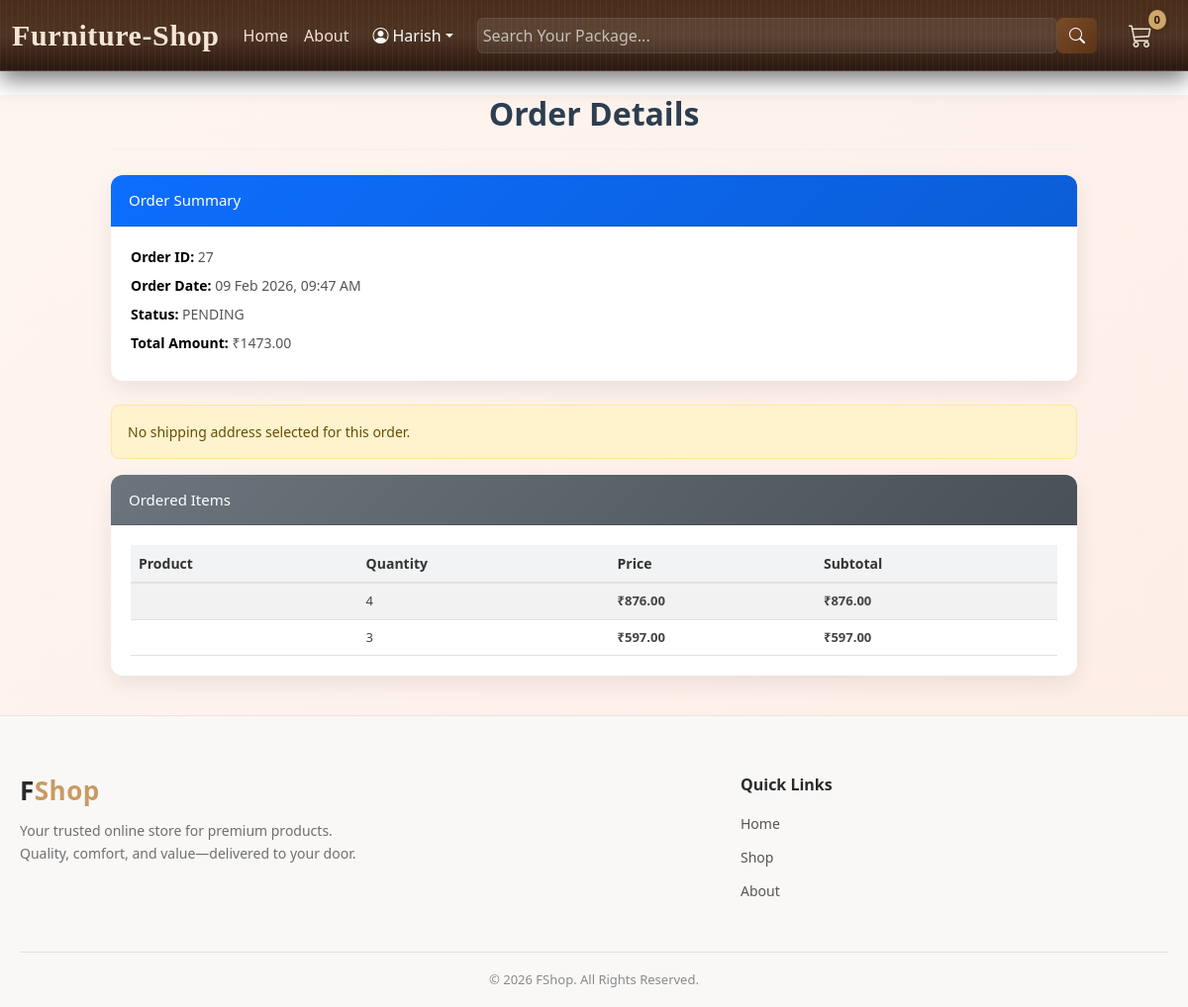
/27/ (signed in), run on the app's committed database.
### orders/models.py (models this page shows, shortened)
class Order(models.Model):
    user = models.ForeignKey(User, on_delete=models.CASCADE)
    order_date = models.DateTimeField(auto_now_add=True)
    total_amount = models.DecimalField(max_digits=10, decimal_places=2)
    status = models.CharField(max_length=20, choices=[('PENDING','Pending'),('COMPLETED','Completed')])
    razorpay_order_id = models.CharField(max_length=255)
    address = models.ForeignKey(Address, on_delete=models.CASCADE, null=True, blank=True, related_name="orders")

class OrderDetails(models.Model):
    order = models.ForeignKey(Order, related_name="order_details", on_delete=models.CASCADE)
    order_item = models.ForeignKey(Product, on_delete=models.CASCADE)
    quantity = models.PositiveIntegerField()
    price = models.DecimalField(max_digits=10, decimal_places=2)

### orders/views.py (the view)
# urls.py: path('<int:order_id>/', views.order_detail, name='order_detail'),
@login_required
def order_detail(request, order_id):
    order = get_object_or_404(Order, id=order_id, user=request.user)
    return render(request, 'orders/order_detail.html', {'order': order})

### templates/orders/order_detail.html (shortened to what this page needs)
{% extends 'base/base.html' %}
{% load static %}
{% block content %}
<div class="container mt-4">
    <h2 class="text-center">Order Details</h2>
    <hr>
    <div class="card mb-4">
        <div class="card-header bg-primary text-white">
            Order Summary
        </div>
        <div class="card-body">
            <p><strong>Order ID:</strong> {{ order.id }}</p>
            <p><strong>Order Date:</strong> {{ order.order_date|date:"d M Y, h:i A" }}</p>
            <p><strong>Status:</strong> {{ order.status }}</p>
            <p><strong>Total Amount:</strong> ₹{{ order.total_amount }}</p>
        </div>
    </div>
    {% if order.address %}
    <div class="card mb-4">
        <div class="card-header bg-success text-white">
            Shipping Address
        </div>
        <div class="card-body">
            <p><strong>Name:</strong> {{ order.address.full_name }}</p>
            <p><strong>Phone:</strong> {{ order.address.phone_number }}</p>
            <p><strong>Address:</strong>
                {{ order.address.address_line1 }}{% if order.address.address_line2 %}, {{ order.address.address_line2 }}{% endif %},
                {{ order.address.landmark }},
                {{ order.address.city }},
                {{ order.address.state }} - {{ order.address.pincode }}
            </p>
            <p><strong>Country:</strong> {{ order.address.country }}</p>
        </div>
    </div>
    {% else %}
    <div class="alert alert-warning">
        No shipping address selected for this order.
    </div>
    {% endif %}
    <div class="card">
        <div class="card-header bg-secondary text-white">
            Ordered Items
        </div>
        <div class="card-body">
            <table class="table table-striped">
                <thead>
                    <tr>
                        <th>Product</th>
                        <th>Quantity</th>
                        <th>Price</th>
                        <th>Subtotal</th>
                    </tr>
                </thead>
                <tbody>
                    {% for detail in order.order_details.all %}
                    <tr>
                        <td>
                        </td>
                        <td>{{ detail.quantity }}</td>
                        <td>₹{{ detail.price|floatformat:2 }}</td>
                        <td>₹{{ detail.price }}</td>
                    </tr>
                    {% endfor %}
                </tbody>
            </table>
        </div>
    </div>
</div>
{% endblock %}

### templates/base/includes/header.html (shortened to what this page needs)
<header>
    <nav class="navbar navbar-expand-lg sticky-top" data-bs-theme="dark">
        <div class="container-fluid">
            <a class="navbar-brand fw-bold" href="{% url 'home_page' %}">
                Furniture-Shop
            </a>
            <div class="collapse navbar-collapse" id="navbarSupportedContent">
                <ul class="navbar-nav me-3 mb-2 mb-lg-0">
                    <li class="nav-item">
                        <a class="nav-link {% if current_page == 'home' %}active{% endif %}"
                            href="{% url 'home_page' %}">Home</a>
                    </li>
                    <li class="nav-item">
                        <a class="nav-link {% if current_page == 'about' %}active{% endif %}"
                            href="{% url 'about_page' %}">About</a>
                    </li>
                </ul>
                <li class="nav-item dropdown">
                    <a class="nav-link dropdown-toggle d-flex align-items-center" href="#" data-bs-toggle="dropdown">
                        <i class="bi bi-person-circle me-1"></i>
                        {% if user.is_authenticated %}
                        {{user.username.capitalize}}
                        {% else %}
                        Hi User!
                        {% endif %}
                    </a>
                </li>
                <form class="d-flex flex-grow-1 mx-lg-4" method="get" action="{% url 'search_products' %}">
                    <input name="q" value="{{ query }}" class="form-control rounded-start" type="search"
                        placeholder="Search Your Package..." aria-label="Search">
                    <button class="btn btn-secondary rounded-end" type="submit">
                        <i class="bi bi-search"></i>
                    </button>
                </form>
                <ul class="navbar-nav ms-auto align-items-center mb-2 mb-lg-0">
                    {% if not user.is_staff %}
                    <li class="nav-item me-3 position-relative">
                        <a class="nav-link" href="{% url 'view_cart' %}">
                            <i class="bi bi-cart3 fs-4"></i>
                            {% if user.is_authenticated %}
                            <span class="cart-badge" id="cart-count">0</span>
                            {% endif %}
                        </a>
                    </li>
                    {% endif %}
                </ul>
            </div>
        </div>
    </nav>
</header>

### static/css/design.css (style rules this page uses)
* { margin: 0; padding: 0; box-sizing: border-box; font-family: "Poppins", system-ui, sans-serif; }
.navbar { background-color: #fd8b6b; }
.nav-item { list-style: none; color: rgb(250, 249, 249) !important; }
.cart-badge { position: absolute; top: -2px; right: -6px; background: linear-gradient(135deg, #ff9800, #ff5722); color: #fff; font-size: 11px; font-weight: 600; padding: 3px 7px; border-radius: 50%; box-shadow: 0 2px 6px rgba(0, 0, 0, 0.2); }
.navbar-brand { font-size: 30px; font-family:Georgia, 'Times New Roman', Times, serif; }

### templates/base/includes/header.html (style rules this page uses)
.navbar { background: repeating-linear-gradient( 90deg, rgba(255,255,255,0.04) 0px, rgba(255,255,255,0.04) 1px, transparent 1px, transparent 6px ), linear-gradient( 180deg, #4a2c1a, #4e3422, #2a180f ) !important; box-shadow: 0 8px 22px rgba(0,0,0,0.55) !important; border-bottom: 1px solid rgba(255,255,255,0.08) !important; }
.navbar-brand { color: #f5e6d3 !important; font-weight: 700 !important; letter-spacing: 0.6px !important; }
.navbar-nav .nav-link { color: #f1e4cf !important; font-weight: 500 !important; transition: color 0.3s ease !important; }
.navbar .form-control { background-color: rgba(255,255,255,0.08) !important; border: 1px solid rgba(255,255,255,0.15) !important; color: #1b1a1a !important; padding: 5px !important; }
.navbar .form-control::placeholder { color: rgba(255,255,255,0.65) !important; }
.navbar .btn-secondary { background: linear-gradient( 135deg, #7a4b28, #5c3317 ) !important; border: none !important; color: #fff !important; }
.cart-badge { position: absolute; top: 0; right: -6px; background: #cfa66b !important; color: #2a180f !important; font-size: 0.7rem !important; font-weight: 700 !important; padding: 2px 6px !important; border-radius: 50% !important; }

### templates/orders/order_detail.html (style rules this page uses)
.container { max-width: 1000px !important; }
.container > h2 { font-weight: 600 !important; color: #2c3e50 !important; margin-bottom: 10px !important; }
.container > hr { border-top: 2px solid #e5e5e5 !important; margin-bottom: 25px !important; }
.container .card { border: none !important; border-radius: 12px !important; box-shadow: 0 8px 22px rgba(0, 0, 0, 0.08) !important; overflow: hidden !important; }
.container .card .card-header { font-weight: 500 !important; font-size: 15px !important; padding: 14px 18px !important; }
.container .card .bg-primary { background: linear-gradient(135deg, #0d6efd, #0b5ed7) !important; }
.container .card .bg-secondary { background: linear-gradient(135deg, #6c757d, #495057) !important; }
.container .card .card-body { padding: 20px !important; }
.container .card .card-body p { font-size: 14px !important; color: #555 !important; margin-bottom: 8px !important; }
.container .card .card-body p strong { color: #000 !important; }
.container .alert { border-radius: 8px !important; font-size: 14px !important; }
.container .table { margin-bottom: 0 !important; }
.container .table thead th { background-color: #f1f3f5 !important; font-size: 14px !important; font-weight: 600 !important; color: #333 !important; border-bottom: 2px solid #dee2e6 !important; }
.container .table tbody td { font-size: 13px !important; color: #444 !important; vertical-align: middle !important; }
.container .table tbody td:nth-child(3), .container .table tbody td:nth-child(4) { font-weight: 600 !important; }

### data on the page
Order: id "27", order_date "09 Feb 2026, 09:47 AM", status "PENDING", total_amount "1473.00"
OrderDetails: quantity "4", price "876.00"
OrderDetails: quantity "3", price "597.00"

### other printed values
{{ user.username.capitalize }} "Harish"
